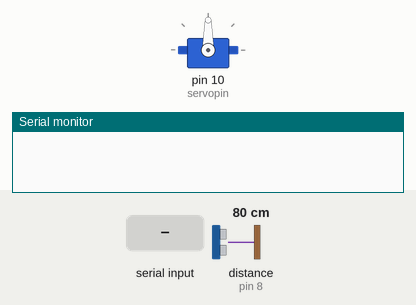
Recording of a sketch running on a simulated Arduino Uno, built with avr-gcc and run on an emulated ATmega328P. Shown: servo, the last lines printed to the serial monitor. The test bench sets the inputs (shaded band); at power-on: distance to the obstacle (sensor on pin 8) 80 cm. The echo pulse lasts 58.3 µs per cm.

Above: at 1.2 s.
1.3 s: "1" received over Serial
At 1.95 s:
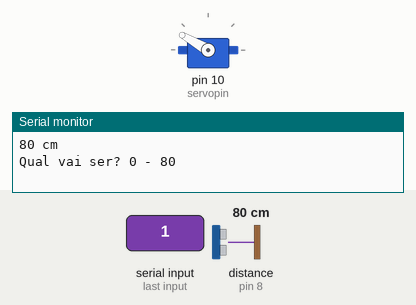
At 2.46 s:
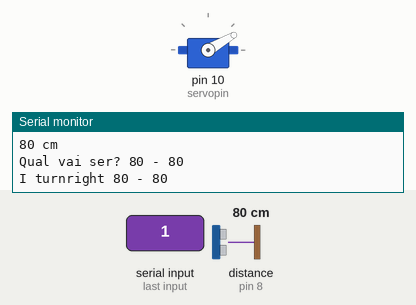
7.3 s: distance to the obstacle (sensor on pin 8) set to 202 cm
10.3 s: distance to the obstacle (sensor on pin 8) set to 195 cm
Timing chart, 0 to 14.3 s (numbered marks = the images above; inputs shaded):
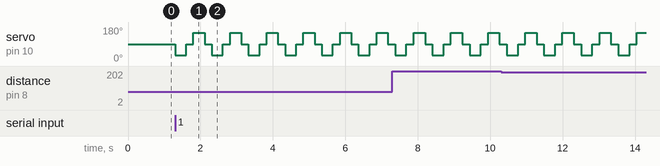

Measured:
- after the input at 1.3 s, servo on pin 10 (servopin): 90° → 30° at once, then repeats every 1.0 s: 90° 0.20 s, 150° 0.31 s, 90° 0.20 s, 30° 0.31 s

The sketch:

HC_SR04_Servo.ino
```cpp
/*
 HC-SR04 Ping distance sensor]
 VCC to arduino 5v GND to arduino GND
 Echo to Arduino pin 13 Trig to Arduino pin 12
 More info at: http://goo.gl/kJ8Gl
 */
#include <Servo.h>

#define trigPin 9
#define echoPin 8


//Servo
int servopin = 10;
Servo myservo;

int leftdist = 0;
int rightdist = 0;
      long duration, distance;

void setup() {
  Serial.begin (9600);
  pinMode(trigPin, OUTPUT);
  pinMode(echoPin, INPUT);
      //Servo
  myservo.attach(servopin);
  myservo.write(90);

}

void loop() {
if (Serial.available() > 0) {

  // ping();
   findroute();
}
}

void findroute() {
  lookleft();                  // Olha para esquerda e retorna distancia do objeto
  lookright();                 // Olha para direita e retorna distancia do objeto

 if ( leftdist > rightdist )  // decide para que lado virar
  {
     Serial.print("I turnleft ");
     Serial.print(leftdist);
     Serial.print(" - ");
     Serial.println(rightdist);
  }
 else
 {
     Serial.print("I turnright ");
     Serial.print(leftdist);
     Serial.print(" - ");
     Serial.println(rightdist);
 }
}

 //Olha para Esquerda e retorna a distancia
void lookleft() {
  myservo.write(30);
  delay(200);
  leftdist = ping();
  Serial.print("Qual vai ser? ");
  Serial.print(rightdist);
  Serial.print(" - ");
  Serial.println(leftdist);
  myservo.write(90);
  delay(200);
  return;
}
//Olha para Direita e retorna a disntancia
void lookright () {
  myservo.write(150);
  delay(200);
  rightdist = ping();
  Serial.print("Qual vai ser? ");
  Serial.print(rightdist);
  Serial.print(" - ");
  Serial.println(leftdist);
  myservo.write(90);
  delay(200);
  return;
}

int ping() {
  // HC-SR04 ultrasonic distance sensor (Especifico)
  digitalWrite(trigPin, LOW);
  delayMicroseconds(2);
  digitalWrite(trigPin, HIGH);
  delayMicroseconds(10);
  digitalWrite(trigPin, LOW);
  duration = pulseIn(echoPin, HIGH);
  distance = (duration/2) / 29.1;
  if (distance >= 200 || distance <= 0){
    Serial.print("Out of range -> ");
    Serial.print(distance);
    Serial.println(" cm");
  }
  else {
    Serial.print(distance);
    Serial.println(" cm");
  }
  delay(100);
  return distance;
}
```
